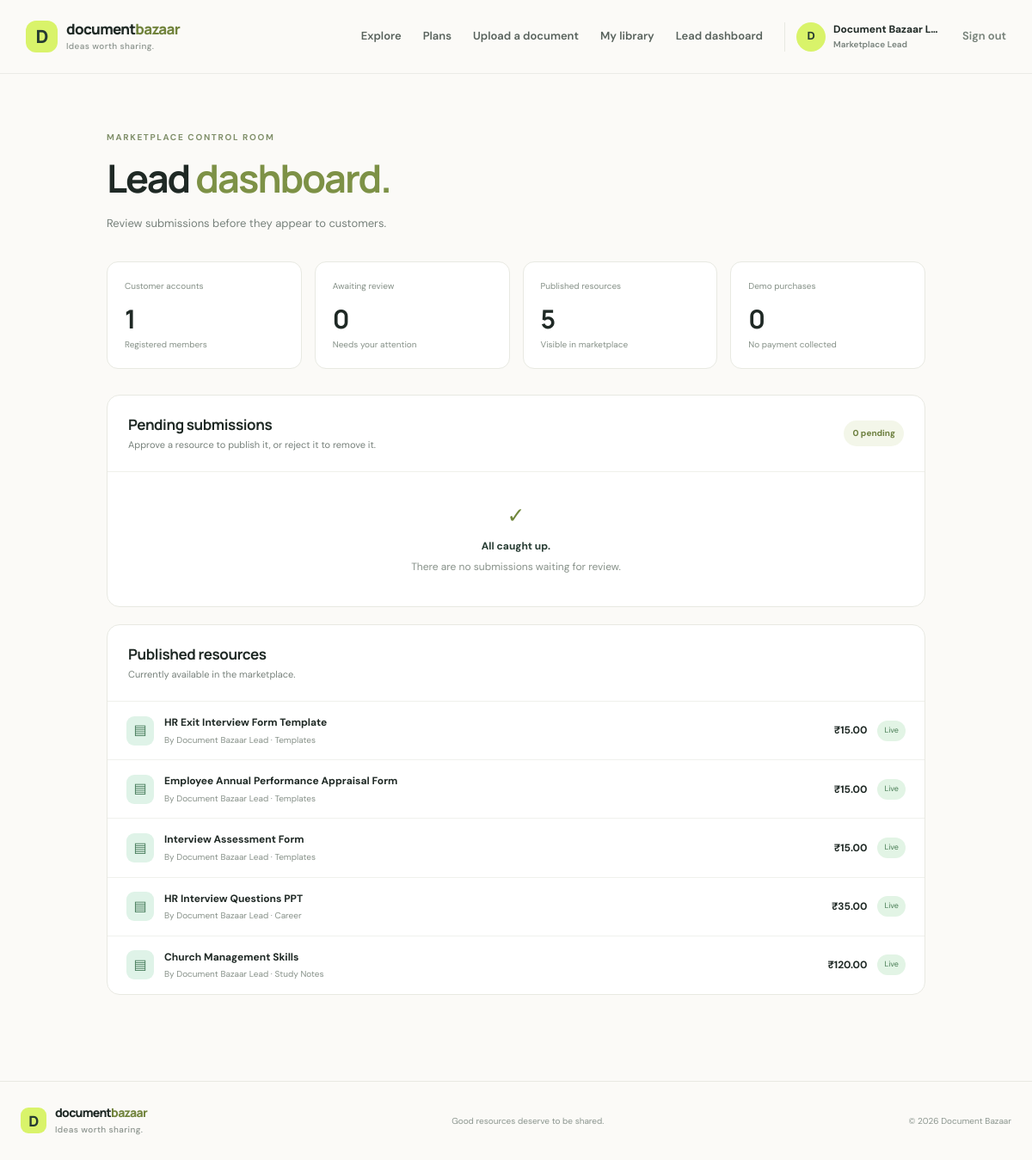
/lead (signed in), run on the app's committed database.
### tables this page shows
CREATE TABLE users (
            id INTEGER PRIMARY KEY AUTOINCREMENT,
            name TEXT NOT NULL,
            email TEXT NOT NULL UNIQUE,
            password_hash TEXT NOT NULL,
            role TEXT NOT NULL DEFAULT 'customer',
            created_at TIMESTAMP DEFAULT CURRENT_TIMESTAMP
        , plan TEXT NOT NULL DEFAULT 'basic', plan_started_at TIMESTAMP, plan_status TEXT NOT NULL DEFAULT 'active');

CREATE TABLE documents (
            id INTEGER PRIMARY KEY AUTOINCREMENT,
            title TEXT NOT NULL,
            description TEXT NOT NULL DEFAULT '',
            category TEXT NOT NULL DEFAULT 'Other',
            price_paise INTEGER NOT NULL DEFAULT 0,
            filename TEXT NOT NULL,
            original_filename TEXT NOT NULL,
            uploader_id INTEGER NOT NULL,
            is_approved INTEGER NOT NULL DEFAULT 0,
            created_at TIMESTAMP DEFAULT CURRENT_TIMESTAMP, tags TEXT NOT NULL DEFAULT '',
            FOREIGN KEY(uploader_id) REFERENCES users(id)
        );

### app.py (the view)
@app.route("/lead")
@lead_required
def lead_dashboard():
    with get_db() as db:
        pending = [dict(r) for r in db.execute(
            """SELECT d.*, u.name AS uploader_name, u.email AS uploader_email
               FROM documents d JOIN users u ON u.id=d.uploader_id
               WHERE d.is_approved=0 ORDER BY d.created_at DESC"""
        ).fetchall()]
        approved = [dict(r) for r in db.execute(
            """SELECT d.*, u.name AS uploader_name FROM documents d
               JOIN users u ON u.id=d.uploader_id
               WHERE d.is_approved=1 ORDER BY d.created_at DESC"""
        ).fetchall()]
        stats = {
            "users": db.execute("SELECT COUNT(*) FROM users WHERE role='customer'").fetchone()[0],
            "pending": len(pending),
            "approved": len(approved),
            "purchases": db.execute("SELECT COUNT(*) FROM purchases").fetchone()[0]
        }
    return render_template("lead.html", pending=pending, approved=approved, stats=stats)

### app.py (called while the page is built)
def get_db():
    conn = sqlite3.connect(DATABASE)
    conn.row_factory = sqlite3.Row
    conn.execute("PRAGMA foreign_keys = ON")
    return conn

def current_user():
    user_id = session.get("user_id")
    if not user_id:
        return None
    with get_db() as db:
        row = db.execute("SELECT id, name, email, role, plan, plan_started_at, plan_status FROM users WHERE id = ?", (user_id,)).fetchone()
        return dict(row) if row else None

@app.context_processor
def inject_user():
    return {"user": current_user()}

def lead_required(view):
    @wraps(view)
    def wrapped(*args, **kwargs):
        person = current_user()
        if not person:
            flash("Please sign in with the lead account.", "info")
            return redirect(url_for("login", next=request.path))
        if person["role"] != "lead":
            abort(403)
        return view(*args, **kwargs)
    return wrapped

### templates/lead.html (shortened to what this page needs)
{% extends "base.html" %}
{% block content %}
<section class="page-shell lead-shell">
  <div class="page-intro"><div class="eyebrow muted-eyebrow">MARKETPLACE CONTROL ROOM</div><h1>Lead <em>dashboard.</em></h1><p>Review submissions before they appear to customers.</p></div>
  <div class="stats-grid"><div class="stat-card"><span>Customer accounts</span><strong>{{ stats.users }}</strong><small>Registered members</small></div><div class="stat-card"><span>Awaiting review</span><strong>{{ stats.pending }}</strong><small>Needs your attention</small></div><div class="stat-card"><span>Published resources</span><strong>{{ stats.approved }}</strong><small>Visible in marketplace</small></div><div class="stat-card"><span>Demo purchases</span><strong>{{ stats.purchases }}</strong><small>No payment collected</small></div></div>
  <div class="table-section"><div class="table-heading"><div><h2>Pending submissions</h2><p>Approve a resource to publish it, or reject it to remove it.</p></div><span class="status-count">{{ pending|length }} pending</span></div>
    {% if pending %}
      <div class="review-list">
        {% for doc in pending %}
          <article class="review-item"><div class="review-file-icon">▤</div><div class="review-main"><h3>{{ doc.title }}</h3><p>{{ doc.description or 'No description supplied.' }}</p><div class="review-meta">By {{ doc.uploader_name }} ({{ doc.uploader_email }}) · {{ doc.category }} · {% if doc.price_paise == 0 %}Free{% else %}₹{{ '%.2f'|format(doc.price_paise / 100) }}{% endif %}</div><div class="review-meta">File: {{ doc.original_filename }}</div></div><div class="review-actions"><form method="post" action="{{ url_for('approve_document', document_id=doc.id) }}"><button class="button button-dark button-small" type="submit">Approve ✓</button></form><form method="post" action="{{ url_for('reject_document', document_id=doc.id) }}" onsubmit="return confirm('Reject and remove this submission?')"><button class="button button-outline button-small" type="submit">Reject</button></form></div></article>
        {% endfor %}
      </div>
    {% else %}<div class="table-empty"><span>✓</span><strong>All caught up.</strong><p>There are no submissions waiting for review.</p></div>{% endif %}
  </div>
  <div class="table-section"><div class="table-heading"><div><h2>Published resources</h2><p>Currently available in the marketplace.</p></div></div>
    {% if approved %}<div class="published-list">{% for doc in approved %}<div class="published-row"><span class="published-icon">▤</span><div><strong>{{ doc.title }}</strong><small>By {{ doc.uploader_name }} · {{ doc.category }}</small></div><span class="published-price">{% if doc.price_paise == 0 %}Free{% else %}₹{{ '%.2f'|format(doc.price_paise / 100) }}{% endif %}</span><span class="published-status">Live</span></div>{% endfor %}</div>{% else %}<div class="table-empty"><p>No approved resources yet.</p></div>{% endif %}
  </div>
</section>
{% endblock %}

### templates/base.html (shortened to what this page needs)
<!doctype html>
<html lang="en">
<head>
  <link rel="stylesheet" href="{{ url_for('static', filename='style.css') }}">
</head>
<body>
  <header class="site-header">
    <div class="nav-wrap">
      <a class="brand" href="{{ url_for('index') }}">
        <span class="brand-mark">D</span>
        <span>document<span class="brand-accent">bazaar</span><small>Ideas worth sharing.</small></span>
      </a>
      <nav class="nav-links">
        <a href="{{ url_for('index') }}">Explore</a>
        <a href="{{ url_for('plans') }}">Plans</a>
        {% if user %}
          <a href="{{ url_for('sell') }}">Upload a document</a>
          <a href="{{ url_for('my_library') }}">My library</a>
          {% if user.role == 'lead' %}<a href="{{ url_for('lead_dashboard') }}">Lead dashboard</a>{% endif %}
          <div class="account-pill">
            <span class="avatar">{{ user.name[0]|upper }}</span>
            <span class="account-copy"><strong>{{ user.name }}</strong><small>{{ 'Marketplace Lead' if user.role == 'lead' else 'Account holder' }}</small></span>
          </div>
          <a class="nav-logout" href="{{ url_for('logout') }}">Sign out</a>
        {% else %}
          <a href="{{ url_for('login') }}">Sign in</a>
          <a class="nav-cta" href="{{ url_for('register') }}">Create account <span>↗</span></a>
        {% endif %}
      </nav>
    </div>
  </header>
  <main>
    {% block content %}{% endblock %}
  </main>
  <footer class="site-footer">
    <div class="footer-inner">
      <a class="brand footer-brand" href="{{ url_for('index') }}"><span class="brand-mark">D</span><span>document<span class="brand-accent">bazaar</span><small>Ideas worth sharing.</small></span></a>
      <p>Good resources deserve to be shared.</p>
      <span>© {{ 2026 }} Document Bazaar</span>
    </div>
  </footer>
</body>
</html>

### data on the page
users: name "D", name "Document Bazaar L…", role "Marketplace Lead"
documents: title "HR Exit Interview Form Template", uploader_name "Document Bazaar Lead", category "Templates", doc.price_paise/100 "15.00"
documents: title "Employee Annual Performance Appraisal Form", uploader_name "Document Bazaar Lead", category "Templates", doc.price_paise/100 "15.00"
documents: title "Interview Assessment Form", uploader_name "Document Bazaar Lead", category "Templates", doc.price_paise/100 "15.00"
documents: title "HR Interview Questions PPT", uploader_name "Document Bazaar Lead", category "Career", doc.price_paise/100 "35.00"
documents: title "Church Management Skills", uploader_name "Document Bazaar Lead", category "Study Notes", doc.price_paise/100 "120.00"

### other printed values
{{ stats.users }} "1"
{{ stats.pending }} "0"
{{ stats.approved }} "5"
{{ stats.purchases }} "0"
{{ pending|length }} "0"
{{ 2026 }} "2026"
